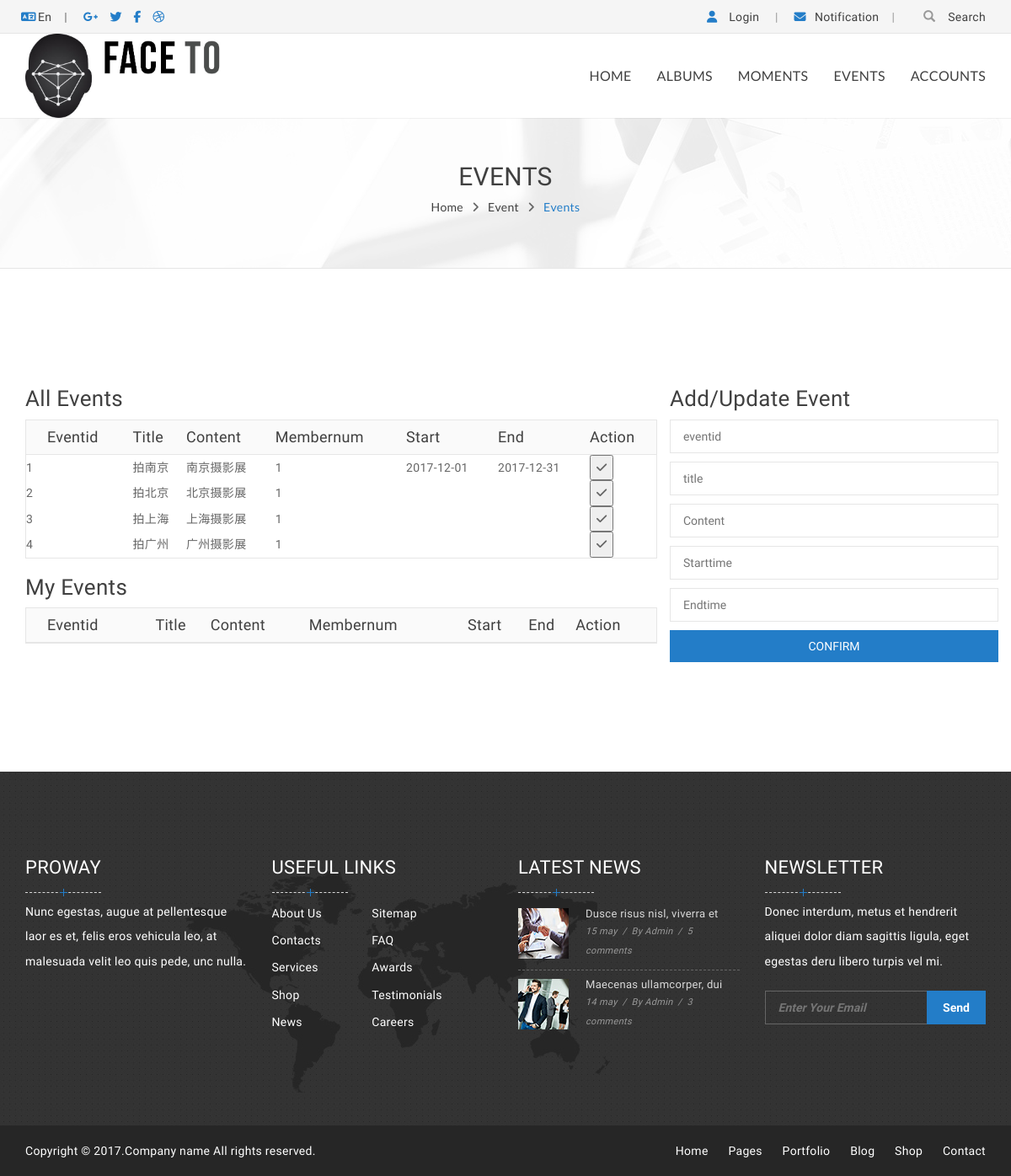
The app's page /index.php/event/overview with its own data.
### tables this page shows
CREATE TABLE "event" (
"eventid"  INTEGER NOT NULL,
"title"  TEXT NOT NULL,
"content"  TEXT,
"membernum"  INTEGER,
"authorid"  INTEGER NOT NULL,
"starttime"  TEXT,
"endtime"  TEXT,
"updatetime"  TEXT,
PRIMARY KEY ("eventid" ASC)
);

### application/controllers/Event.php (called while the page is built, shortened)
<?php
class Event extends CI_Controller
{
    public function __construct()
    {
        $this->load->model(array('Event_model', 'Account_model', 'Admin_model'));
        $this->load->helper(array(
            'url',
            'date'
        ));
        $this->load->library(array(
            'form_validation',
            'session'
        ));
    }
    public function overview()
    {
        $data ['events'] = $this->Admin_model->get_events();
        $this->load->view('templates/header');
        $this->load->view('event/event', $data);
        $this->load->view('templates/footer');
    }
}

### index.php (called while the page is built, shortened)
<?php
require_once BASEPATH.'core/CodeIgniter.php';

### application/models/Admin_model.php (called while the page is built, shortened)
<?php
class Admin_model extends CI_Model
{
    function get_events($eventid = FALSE)
    {
        if ($eventid === FALSE) {
            $query = $this->db->get('event');
            return $query->result();
        }
    }
}

### application/views/event/event.php (the view, shortened to what this page needs)
<section style="background-image:url('static/pic/breadcrumbs/bg-1.jpg');" class="breadcrumbs">
    <div class="container">
        <div class="text-center breadcrumbs-item">
            <h1>Events</h1><a href="#">home</a><i class="fa fa-angle-right"></i><a href="#">event</a><i
                    class="fa fa-angle-right"></i><a href="#">events</a>
        </div>
    </div>
</section>
<div class="content-body page">
    <div class="container">
        <div class="row">
            <div class="col-md-8 woocommerce">
                <h2>All Events</h2>
                <table id="all_events">
                    <thead>
                    <tr>
                        <th>Eventid</th>
                        <th>Title</th>
                        <th>Content</th>
                        <th>Membernum</th>
                        <th>Start</th>
                        <th>End</th>
                        <th>Action</th>
                    </tr>
                    </thead>
                    <tbody>
                    <?php
                    foreach ($events as $row) {
                        echo "<tr>";
                        echo "<td>" . $row->eventid . "</td>";
                        echo "<td>" . $row->title . "</td>";
                        echo "<td>" . $row->content . "</td>";
                        echo "<td>" . $row->membernum . "</td>";
                        echo "<td>" . $row->starttime . "</td>";
                        echo "<td>" . $row->endtime . "</td>";
                        echo "<td><button><i class=\"fa fa-check\"></i></button></td>";
                        echo "</tr>";
                    }
                    ?>
                    </tbody>
                </table>
                <h2>My Events</h2>
                <table id="my_events">
                    <thead>
                    <tr>
                        <th>Eventid</th>
                        <th>Title</th>
                        <th>Content</th>
                        <th>Membernum</th>
                        <th>Start</th>
                        <th>End</th>
                        <th>Action</th>
                    </tr>
                    </thead>
                </table>
            </div>
            <div class="col-md-4">
                <div class="row">
                    <form action="<?php echo site_url('/Event/modify'); ?>" method="post">
                        <h2>Add/Update Event</h2>
                        <div>
                            <p class="form-row form-row-wide">
                                <input id="eventid" type="text" value="" placeholder="eventid"
                                       name="eventid" class="input-text">
                            </p>
                            <p class="form-row form-row-wide">
                                <input id="title" type="text" value="" placeholder="title"
                                       name="title" class="input-text">
                            </p>
                            <p class="form-row form-row-wide">
                                <input id="content" type="text" value="" placeholder="Content"
                                       name="content" class="input-text">
                            </p>
                            <p class="form-row form-row-wide mb-10">
                                <input id="starttime" type="text" value="" placeholder="Starttime"
                                       name="starttime" class="input-text">
                            </p>
                            <p class="form-row form-row-wide mb-10">
                                <input id="endtime" type="text" value="" placeholder="Endtime"
                                       name="endtime" class="input-text">
                            </p>
                            <p>
                                <button type="submit" value=""
                                        class="cws-button full-width alt">Confirm
                                </button>
                            </p>
                        </div>
                    </form>
                </div>
            </div>
        </div>
    </div>
</div>

### static/css/indent.css (style rules this page uses)
.mb-10 { margin-bottom: 10px }

### records on screen
event: eventid "1", title "拍南京", content "南京摄影展", membernum "1", starttime "2017-12-01", endtime "2017-12-31"
event: eventid "2", title "拍北京", content "北京摄影展", membernum "1"
event: eventid "3", title "拍上海", content "上海摄影展", membernum "1"
event: eventid "4", title "拍广州", content "广州摄影展", membernum "1"
